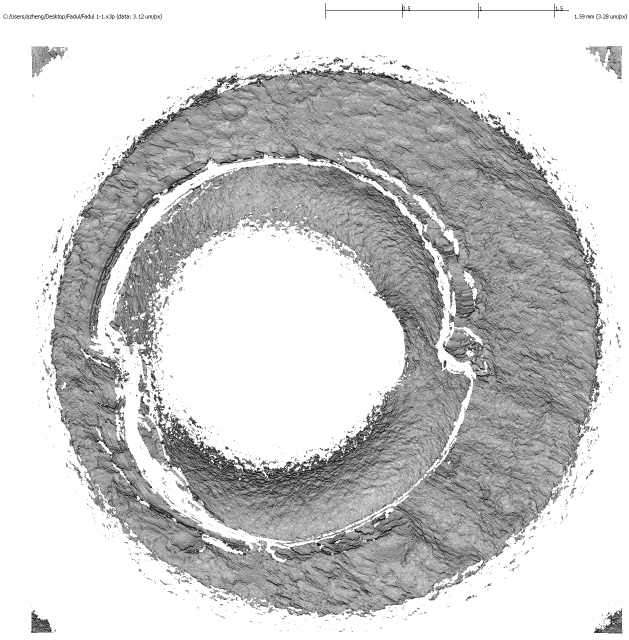
#> input picture data/samples/Fadul 1-1 3DVM.PNG, 1257 x 1279 px (shown at 1/2 size)
$ python robustness_check.py
#> lines starting #> are read from the running program, lines starting #| are printed output that depends on the picture; after the words box and inside, x2 and y2 are one past the last pixel; in counts of white or black regions, pixels touching at a corner belong together
### src/io_utils.py
"""
Loading scans: 3DVM PNG renderings (primary input) and x3p topography files.

3DVM PNG layout
---------------
    +--------------------------------------------------------------+
    | file path (data: 3.12 um/px)     |----|----|----|   1.59 mm  |  <- header
    |                                                              |     (~60 px)
    |                 shaded rendering of the primer               |
    +--------------------------------------------------------------+

Two different pixel sizes appear in the header:

* ``data: 3.12 um/px`` is the sampling of the raw 3D measurement (x3p).
* The scale bar (ticks every 0.5 mm) gives the pixel size of the PNG itself,
  which was resampled for display (about 3.27 um/px for the numbered Fadul
  scans and 3.14 um/px for the lettered ones).

Measurements made on the PNG must use the second one, so we read the scale bar.
If that fails we fall back to the configured / user-supplied value.
"""

from dataclasses import dataclass
from pathlib import Path
import re
import zipfile

import cv2
import numpy as np

from .config import Config

IMAGE_SUFFIXES = {".png", ".jpg", ".jpeg", ".tif", ".tiff", ".bmp"}


@dataclass
class Scan:
    """A loaded scan, ready for processing."""
    name: str                 # short name, e.g. "Fadul 1-1"
    path: Path
    gray: np.ndarray          # uint8, header removed
    um_per_px: float          # pixel size of ``gray``
    scale_source: str         # "scale bar", "user", "x3p", or "default"


def short_name(path: Path) -> str:
    """'Fadul 1-1 3DVM.PNG' -> 'Fadul 1-1'."""
    stem = path.stem
    return re.sub(r"\s*3DVM$", "", stem, flags=re.IGNORECASE)


def read_scale_bar(header: np.ndarray, cfg: Config) -> float | None:
    """Estimate the PNG pixel size (um/px) from the tick marks in the header.

    The scale bar is a long horizontal line with short vertical ticks every
    ``cfg.scale_bar_tick_mm``. We find the columns that contain a vertical
    run of dark pixels (the ticks), group neighbouring columns, and convert
    the median tick spacing into um/px.

    Returns None if no sensible scale bar is found.
    """
    if header.size == 0:
        return None
    dark = header < 128
    # The bar line is the row with the most dark pixels.
    bar_row = int(np.argmax(dark.sum(axis=1)))
    if dark[bar_row].sum() < header.shape[1] * 0.15:
        return None  # no long horizontal line -> no scale bar
    # Ticks: columns with a vertical dark run crossing the bar line.
    top, bottom = max(bar_row - 12, 0), bar_row
    tick_cols = np.nonzero(dark[top:bottom].sum(axis=0) >= (bottom - top) * 0.7)[0]
    if tick_cols.size < 3:
        return None
    # Merge adjacent columns (a tick may be 1-2 px thick).
    groups = np.split(tick_cols, np.nonzero(np.diff(tick_cols) > 2)[0] + 1)
    centres = np.array([g.mean() for g in groups])
    if centres.size < 3:
        return None
    spacing = np.median(np.diff(centres))
    um_per_px = cfg.scale_bar_tick_mm * 1000.0 / spacing
    lo, hi = cfg.plausible_um_per_px
    return float(um_per_px) if lo <= um_per_px <= hi else None


def load_scan(path: Path, cfg: Config, um_per_px: float | None = None) -> Scan:
    """Load a 3DVM PNG (or any greyscale image) and remove its header.

    ``um_per_px`` (from the command line) overrides automatic detection.
    """
    path = Path(path)
    # cv2.imread cannot open non-ASCII paths on Windows; imdecode can.
    data = np.fromfile(str(path), dtype=np.uint8)
    img = cv2.imdecode(data, cv2.IMREAD_GRAYSCALE)
#> img is the input picture: shape (1279, 1257); min 0, max 255, mean 204.6
    if img is None:
        raise IOError(f"Could not read image: {path}")

    h = cfg.header_height_px
    header, gray = img[:h], img[h:]
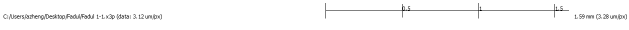
#> header: shape (60, 1257) (shown at 1/2 size); min 0, max 255, mean 249.3
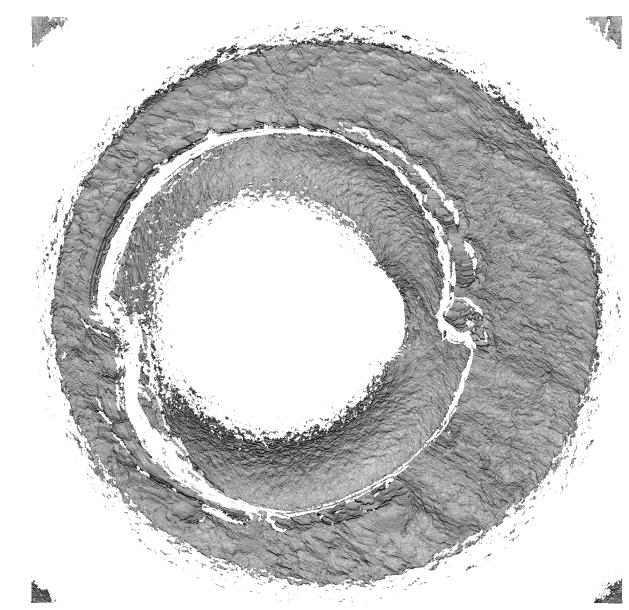
#> gray: shape (1219, 1257) (shown at 1/2 size); min 15, max 255, mean 202.4

    if um_per_px is not None:
        scale, source = float(um_per_px), "user"
    else:
        scale = read_scale_bar(header, cfg)
#> in read_scale_bar, `dark = header < 128`:
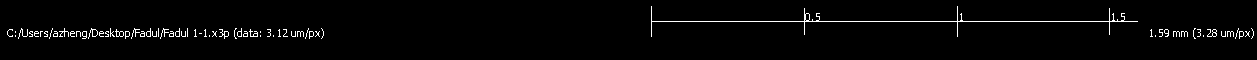
#> dark: shape (60, 1257) bool; 2.3% white in thin lines or dots, all inside (x1, y1, x2, y2) = (7, 6, 1254, 39)
#> in read_scale_bar, `bar_row = int(np.argmax(dark.sum(axis=1)))`: bar_row = 21
#> in read_scale_bar, `top, bottom = max(bar_row - 12, 0), bar_row`: top = 9; bottom = 21
#> (the rest of the program and of its run is left out)
